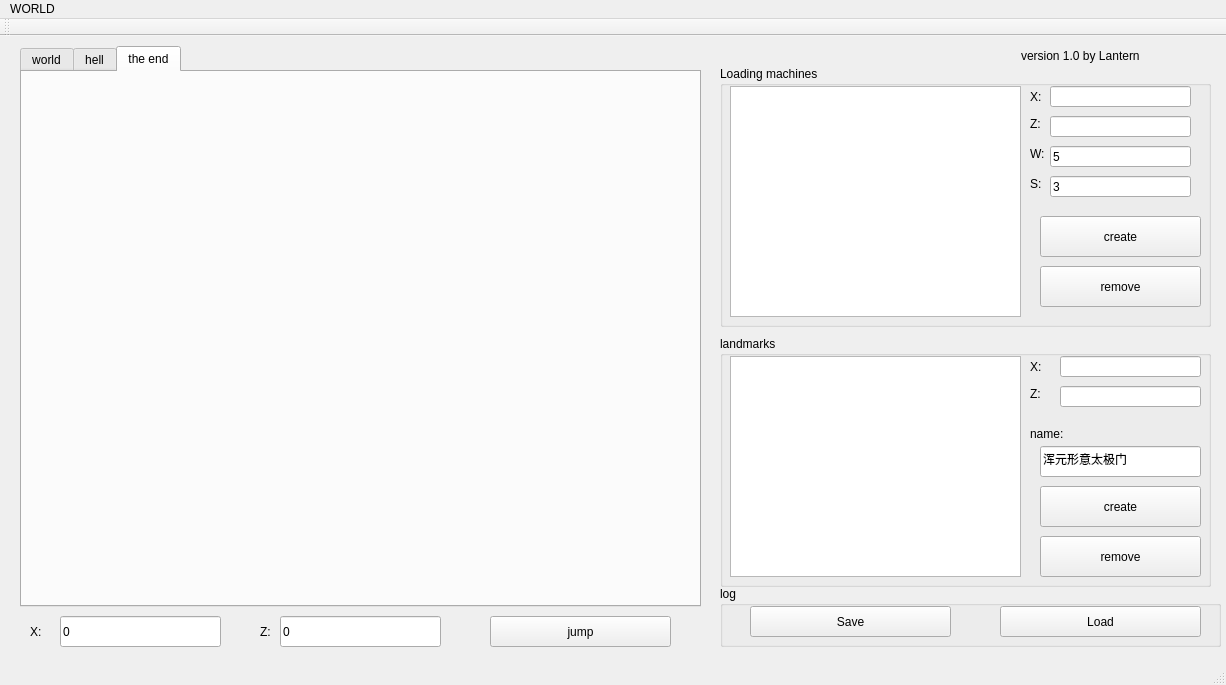
<?xml version="1.0" encoding="UTF-8"?>
<ui version="4.0">
 <class>MainWindow</class>
 <widget class="QMainWindow" name="MainWindow">
  <property name="geometry">
   <rect>
    <x>0</x>
    <y>0</y>
    <width>1226</width>
    <height>685</height>
   </rect>
  </property>
  <property name="windowTitle">
   <string>WAG_Lplanner</string>
  </property>
  <widget class="QWidget" name="centralWidget">
   <widget class="QTabWidget" name="tabWidget">
    <property name="geometry">
     <rect>
      <x>20</x>
      <y>10</y>
      <width>681</width>
      <height>561</height>
     </rect>
    </property>
    <property name="currentIndex">
     <number>2</number>
    </property>
    <widget class="QWidget" name="tab">
     <attribute name="title">
      <string>world</string>
     </attribute>
     <widget class="QWidget" name="widget" native="true">
      <property name="geometry">
       <rect>
        <x>0</x>
        <y>0</y>
        <width>671</width>
        <height>531</height>
       </rect>
      </property>
      <property name="cursor">
       <cursorShape>CrossCursor</cursorShape>
      </property>
      <property name="mouseTracking">
       <bool>true</bool>
      </property>
     </widget>
    </widget>
    <widget class="QWidget" name="tab_2">
     <attribute name="title">
      <string>hell</string>
     </attribute>
     <widget class="QWidget" name="widget_2" native="true">
      <property name="geometry">
       <rect>
        <x>0</x>
        <y>0</y>
        <width>671</width>
        <height>531</height>
       </rect>
      </property>
      <property name="cursor">
       <cursorShape>CrossCursor</cursorShape>
      </property>
      <property name="mouseTracking">
       <bool>true</bool>
      </property>
     </widget>
    </widget>
    <widget class="QWidget" name="tab_3">
     <attribute name="title">
      <string>the end</string>
     </attribute>
     <widget class="QWidget" name="widget_3" native="true">
      <property name="geometry">
       <rect>
        <x>-1</x>
        <y>-1</y>
        <width>671</width>
        <height>531</height>
       </rect>
      </property>
      <property name="cursor">
       <cursorShape>CrossCursor</cursorShape>
      </property>
      <property name="mouseTracking">
       <bool>true</bool>
      </property>
     </widget>
    </widget>
   </widget>
   <widget class="QGroupBox" name="groupBox">
    <property name="geometry">
     <rect>
      <x>720</x>
      <y>30</y>
      <width>491</width>
      <height>261</height>
     </rect>
    </property>
    <property name="title">
     <string>Loading machines</string>
    </property>
    <widget class="QListView" name="listView">
     <property name="geometry">
      <rect>
       <x>10</x>
       <y>20</y>
       <width>291</width>
       <height>231</height>
      </rect>
     </property>
     <property name="editTriggers">
      <set>QAbstractItemView::NoEditTriggers</set>
     </property>
    </widget>
    <widget class="QPushButton" name="pushButton_5">
     <property name="geometry">
      <rect>
       <x>320</x>
       <y>150</y>
       <width>161</width>
       <height>41</height>
      </rect>
     </property>
     <property name="text">
      <string>create</string>
     </property>
    </widget>
    <widget class="QPushButton" name="pushButton">
     <property name="geometry">
      <rect>
       <x>320</x>
       <y>200</y>
       <width>161</width>
       <height>41</height>
      </rect>
     </property>
     <property name="text">
      <string>remove</string>
     </property>
    </widget>
    <widget class="QLabel" name="label_3">
     <property name="geometry">
      <rect>
       <x>310</x>
       <y>20</y>
       <width>21</width>
       <height>21</height>
      </rect>
     </property>
     <property name="text">
      <string>X:</string>
     </property>
    </widget>
    <widget class="QLabel" name="label_4">
     <property name="geometry">
      <rect>
       <x>310</x>
       <y>50</y>
       <width>21</width>
       <height>16</height>
      </rect>
     </property>
     <property name="text">
      <string>Z:</string>
     </property>
    </widget>
    <widget class="QLabel" name="label_5">
     <property name="geometry">
      <rect>
       <x>310</x>
       <y>80</y>
       <width>21</width>
       <height>16</height>
      </rect>
     </property>
     <property name="text">
      <string>W:</string>
     </property>
    </widget>
    <widget class="QLabel" name="label_6">
     <property name="geometry">
      <rect>
       <x>310</x>
       <y>110</y>
       <width>21</width>
       <height>16</height>
      </rect>
     </property>
     <property name="text">
      <string>S:</string>
     </property>
    </widget>
    <widget class="QLineEdit" name="lineEdit_4">
     <property name="geometry">
      <rect>
       <x>330</x>
       <y>50</y>
       <width>141</width>
       <height>21</height>
      </rect>
     </property>
    </widget>
    <widget class="QLineEdit" name="lineEdit_6">
     <property name="geometry">
      <rect>
       <x>330</x>
       <y>110</y>
       <width>141</width>
       <height>21</height>
      </rect>
     </property>
     <property name="text">
      <string>3</string>
     </property>
    </widget>
    <widget class="QLineEdit" name="lineEdit_5">
     <property name="geometry">
      <rect>
       <x>330</x>
       <y>80</y>
       <width>141</width>
       <height>21</height>
      </rect>
     </property>
     <property name="text">
      <string>5</string>
     </property>
    </widget>
    <widget class="QLineEdit" name="lineEdit_3">
     <property name="geometry">
      <rect>
       <x>330</x>
       <y>20</y>
       <width>141</width>
       <height>21</height>
      </rect>
     </property>
    </widget>
   </widget>
   <widget class="QGroupBox" name="groupBox_2">
    <property name="geometry">
     <rect>
      <x>720</x>
      <y>300</y>
      <width>491</width>
      <height>251</height>
     </rect>
    </property>
    <property name="title">
     <string>landmarks</string>
    </property>
    <widget class="QListView" name="listView_2">
     <property name="geometry">
      <rect>
       <x>10</x>
       <y>20</y>
       <width>291</width>
       <height>221</height>
      </rect>
     </property>
     <property name="editTriggers">
      <set>QAbstractItemView::NoEditTriggers</set>
     </property>
    </widget>
    <widget class="QPushButton" name="pushButton_2">
     <property name="geometry">
      <rect>
       <x>320</x>
       <y>200</y>
       <width>161</width>
       <height>41</height>
      </rect>
     </property>
     <property name="text">
      <string>remove</string>
     </property>
    </widget>
    <widget class="QPushButton" name="pushButton_6">
     <property name="geometry">
      <rect>
       <x>320</x>
       <y>150</y>
       <width>161</width>
       <height>41</height>
      </rect>
     </property>
     <property name="text">
      <string>create</string>
     </property>
    </widget>
    <widget class="QLabel" name="label_10">
     <property name="geometry">
      <rect>
       <x>310</x>
       <y>90</y>
       <width>61</width>
       <height>16</height>
      </rect>
     </property>
     <property name="text">
      <string>name:</string>
     </property>
    </widget>
    <widget class="QLineEdit" name="lineEdit_8">
     <property name="geometry">
      <rect>
       <x>320</x>
       <y>110</y>
       <width>161</width>
       <height>31</height>
      </rect>
     </property>
     <property name="text">
      <string>浑元形意太极门</string>
     </property>
    </widget>
    <widget class="QLineEdit" name="lineEdit_10">
     <property name="geometry">
      <rect>
       <x>340</x>
       <y>20</y>
       <width>141</width>
       <height>21</height>
      </rect>
     </property>
    </widget>
    <widget class="QLineEdit" name="lineEdit_9">
     <property name="geometry">
      <rect>
       <x>340</x>
       <y>50</y>
       <width>141</width>
       <height>21</height>
      </rect>
     </property>
    </widget>
    <widget class="QLabel" name="label_8">
     <property name="geometry">
      <rect>
       <x>310</x>
       <y>50</y>
       <width>21</width>
       <height>16</height>
      </rect>
     </property>
     <property name="text">
      <string>Z:</string>
     </property>
    </widget>
    <widget class="QLabel" name="label_7">
     <property name="geometry">
      <rect>
       <x>310</x>
       <y>20</y>
       <width>21</width>
       <height>21</height>
      </rect>
     </property>
     <property name="text">
      <string>X:</string>
     </property>
    </widget>
   </widget>
   <widget class="QGroupBox" name="groupBox_3">
    <property name="geometry">
     <rect>
      <x>720</x>
      <y>550</y>
      <width>501</width>
      <height>61</height>
     </rect>
    </property>
    <property name="title">
     <string>log</string>
    </property>
    <widget class="QPushButton" name="pushButton_3">
     <property name="geometry">
      <rect>
       <x>30</x>
       <y>20</y>
       <width>201</width>
       <height>31</height>
      </rect>
     </property>
     <property name="text">
      <string>Save</string>
     </property>
    </widget>
    <widget class="QPushButton" name="pushButton_4">
     <property name="geometry">
      <rect>
       <x>280</x>
       <y>20</y>
       <width>201</width>
       <height>31</height>
      </rect>
     </property>
     <property name="text">
      <string>Load</string>
     </property>
    </widget>
   </widget>
   <widget class="QLineEdit" name="lineEdit">
    <property name="geometry">
     <rect>
      <x>60</x>
      <y>580</y>
      <width>161</width>
      <height>31</height>
     </rect>
    </property>
    <property name="mouseTracking">
     <bool>true</bool>
    </property>
    <property name="text">
     <string>0</string>
    </property>
   </widget>
   <widget class="QLineEdit" name="lineEdit_2">
    <property name="geometry">
     <rect>
      <x>280</x>
      <y>580</y>
      <width>161</width>
      <height>31</height>
     </rect>
    </property>
    <property name="mouseTracking">
     <bool>true</bool>
    </property>
    <property name="text">
     <string>0</string>
    </property>
   </widget>
   <widget class="QPushButton" name="pushButton_7">
    <property name="geometry">
     <rect>
      <x>490</x>
      <y>580</y>
      <width>181</width>
      <height>31</height>
     </rect>
    </property>
    <property name="text">
     <string>jump</string>
    </property>
   </widget>
   <widget class="QLabel" name="label">
    <property name="geometry">
     <rect>
      <x>30</x>
      <y>580</y>
      <width>21</width>
      <height>31</height>
     </rect>
    </property>
    <property name="text">
     <string>X:</string>
    </property>
   </widget>
   <widget class="QLabel" name="label_2">
    <property name="geometry">
     <rect>
      <x>260</x>
      <y>580</y>
      <width>21</width>
      <height>31</height>
     </rect>
    </property>
    <property name="cursor">
     <cursorShape>ArrowCursor</cursorShape>
    </property>
    <property name="text">
     <string>Z:</string>
    </property>
   </widget>
   <widget class="QLabel" name="label_9">
    <property name="geometry">
     <rect>
      <x>1021</x>
      <y>10</y>
      <width>181</width>
      <height>20</height>
     </rect>
    </property>
    <property name="text">
     <string>version 1.0 by Lantern</string>
    </property>
   </widget>
  </widget>
  <widget class="QMenuBar" name="menuBar">
   <property name="geometry">
    <rect>
     <x>0</x>
     <y>0</y>
     <width>1226</width>
     <height>26</height>
    </rect>
   </property>
   <widget class="QMenu" name="menuWAG_WIND">
    <property name="title">
     <string>WORLD</string>
    </property>
   </widget>
   <addaction name="menuWAG_WIND"/>
  </widget>
  <widget class="QToolBar" name="mainToolBar">
   <attribute name="toolBarArea">
    <enum>TopToolBarArea</enum>
   </attribute>
   <attribute name="toolBarBreak">
    <bool>false</bool>
   </attribute>
  </widget>
  <widget class="QStatusBar" name="statusBar"/>
 </widget>
 <layoutdefault spacing="6" margin="11"/>
 <resources/>
 <connections/>
</ui>
